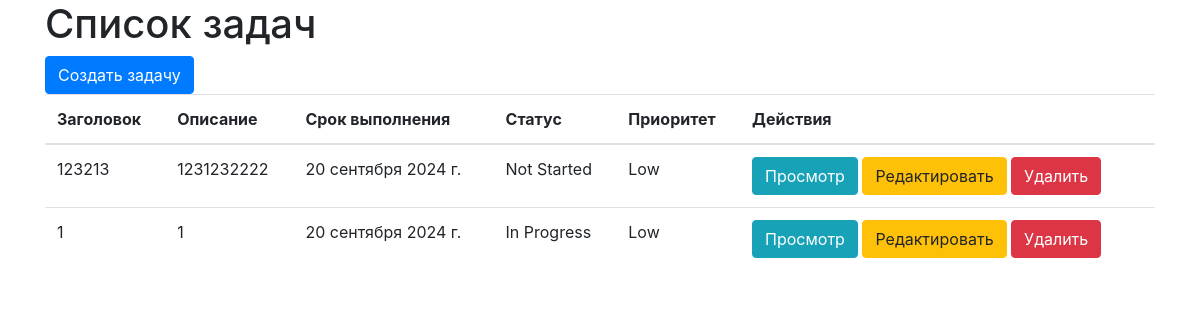
The app's page / (signed in), older data.
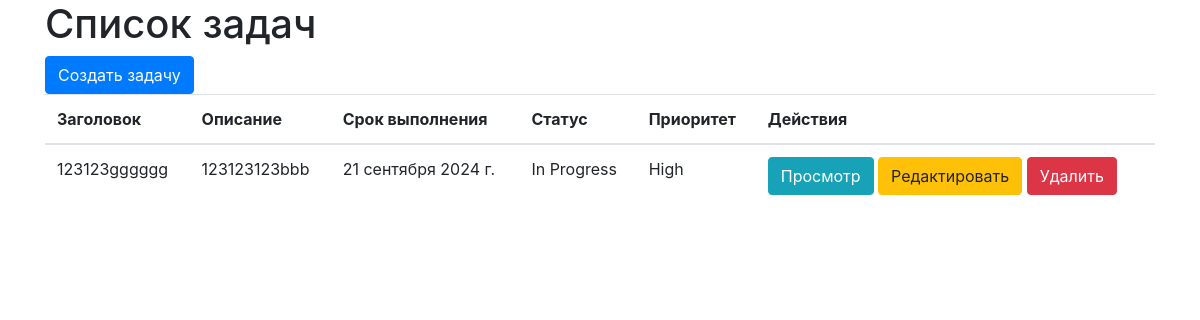
The same page, newer data.
### tasks/models.py (models this page shows, shortened)
class Task(models.Model):
    STATUS_CHOICES = [
        ('Not Started', 'Не начато'),
        ('In Progress', 'В процессе'),
        ('Completed', 'Завершено'),
    ]
    PRIORITY_CHOICES = [
        ('Low', 'Низкий'),
        ('Medium', 'Средний'),
        ('High', 'Высокий'),
    ]
    title = models.CharField(max_length=200)
    description = models.TextField(blank=True)
    due_date = models.DateField(null=True, blank=True)
    status = models.CharField(max_length=20, choices=STATUS_CHOICES, default='Not Started')
    priority = models.CharField(max_length=10, choices=PRIORITY_CHOICES, default='Low')
    category = models.CharField(max_length=100, blank=True)
    user = models.ForeignKey(User, on_delete=models.CASCADE)

### tasks/views.py (the view)
# urls.py: path('', views.TaskListView.as_view(), name='task_list'),
class TaskListView(LoginRequiredMixin, ListView):
    model = Task
    template_name = 'tasks/task_list.html'
    def get_queryset(self):
        if self.request.user.username == 'admin':  # Замените 'admin' на имя вашего пользователя
            return Task.objects.all()  # Вернуть все задачи для этого пользователя
        return Task.objects.filter(user=self.request.user)  # Вернуть только задачи текущего пользователя

### tasks/templates/tasks/task_list.html
{% extends "base.html" %}
{% block content %}
<h1>Список задач</h1>
<a href="{% url 'task_create' %}" class="btn btn-primary">Создать задачу</a>
<table class="table">
    <thead>
        <tr>
            <th>Заголовок</th>
            <th>Описание</th>
            <th>Срок выполнения</th>
            <th>Статус</th>
            <th>Приоритет</th>
            <th>Действия</th>
        </tr>
    </thead>
    <tbody>
        {% for task in object_list %}
        <tr>
            <td>{{ task.title }}</td>
            <td>{{ task.description }}</td>
            <td>{{ task.due_date }}</td>
            <td>{{ task.status }}</td>
            <td>{{ task.priority }}</td>
            <td>
                <a href="{% url 'task_detail' task.pk %}" class="btn btn-info">Просмотр</a>
                <a href="{% url 'task_edit' task.pk %}" class="btn btn-warning">Редактировать</a>
                <a href="{% url 'task_delete' task.pk %}" class="btn btn-danger">Удалить</a>
            </td>
        </tr>
        {% endfor %}
    </tbody>
</table>
{% endblock %}

### tasks/templates/base.html (shortened to what this page needs)
<!DOCTYPE html>
<html>
<head>
    <link rel="stylesheet" href="https://stackpath.bootstrapcdn.com/bootstrap/4.5.2/css/bootstrap.min.css">
</head>
<body>
    <div class="container">
        {% block content %}
        {% endblock %}
    </div>
</body>
</html>

Row changes from the older to the newer data that the page shows:
removed Task: title "123213", description "1231232222", due_date "20 сентября 2024 г.", status "Not Started", priority "Low"
removed Task: title "1", description "1", due_date "20 сентября 2024 г.", status "In Progress", priority "Low"
added Task: title "123123gggggg", description "123123123bbb", due_date "21 сентября 2024 г.", status "In Progress", priority "High"
